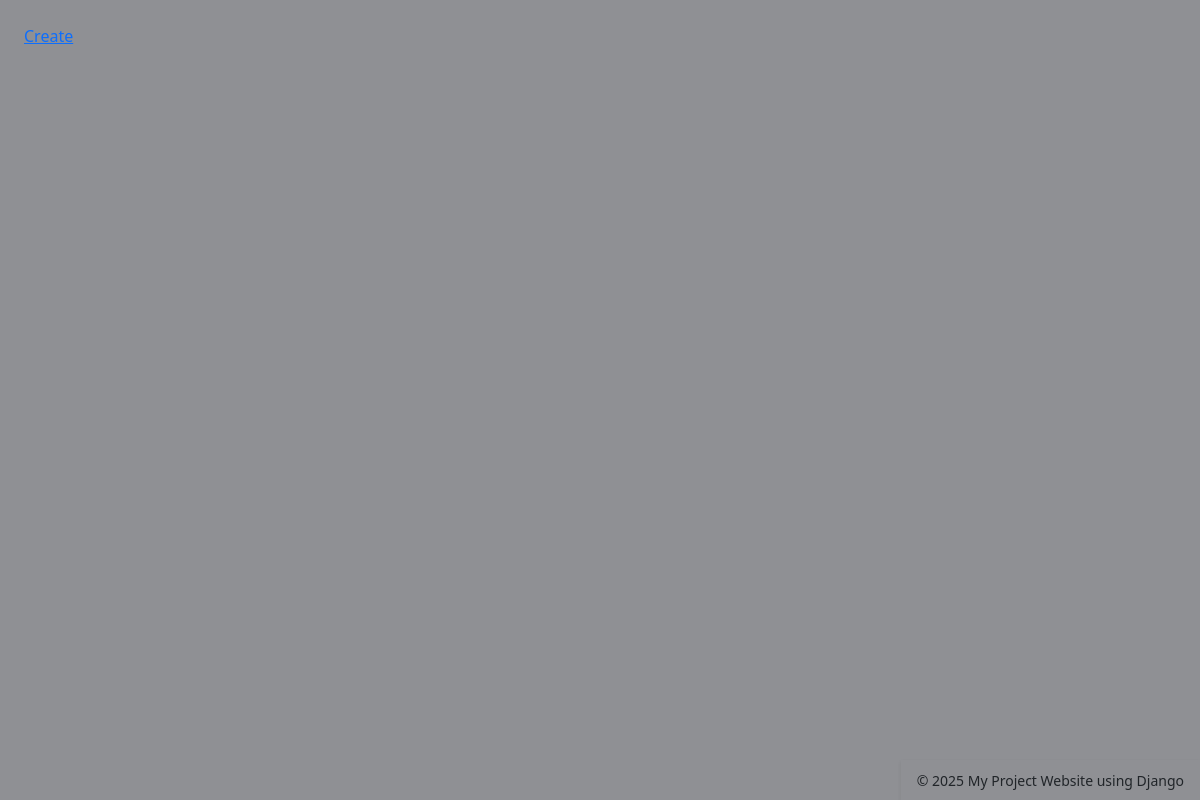
Before: /notes/ with the older database file.
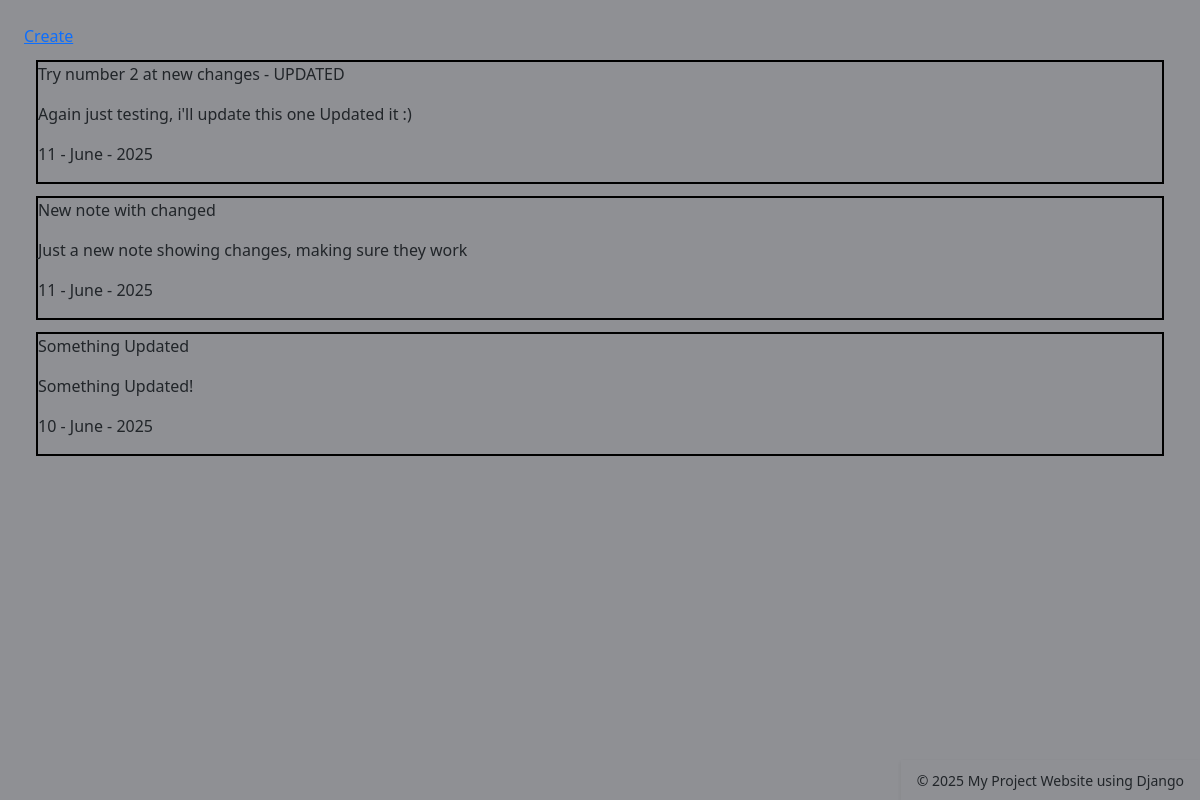
After: the same page with the newer database file.
### notes/models.py (models this page shows, shortened)
class Notes(models.Model):
    description = models.CharField(max_length=50)
    content = models.TextField(default="")
    date_created = models.DateTimeField(default=timezone.datetime.now)

### notes/views.py (the view)
# urls.py: path("", views.NoteView.as_view(), name="notes"),
class NoteView(ListView):
    model = Notes
    template_name = "notes/notes_home.html"
    context_object_name = "notes"
    ordering = ["-date_created"]
    paginate_by = 10

### notes/templates/notes/notes_home.html
{% extends "polls/base.html" %}
{% block content %}
    <a href="{% url 'notes:create' %}">Create</a>
    {% for content in notes %}
    <article>
        <div style="border: 2px solid black; margin: 12px;">
            <p> {{ content.description }} </p>
            <p> {{ content.content }} </p>
            <p> {{ content.date_created|date:"d - F - Y" }} </p>
        </div>
    </article>
    {% endfor %}
{% endblock %}

### polls/templates/polls/base.html (shortened to what this page needs)
{% load static %}
<!DOCTYPE html>
<html lang="en">
  <head>
    <link
      href="https://cdn.jsdelivr.net/npm/bootstrap@5.3.3/dist/css/bootstrap.min.css"
      rel="stylesheet"
    />
    <link rel="stylesheet" href="{% static 'polls/styles.css' %}" />
  </head>
  <body>
    {% block content %}{% endblock %}
  </body>
  <footer
    class="text-end py-2 px-3 shadow-sm"
    style="position: fixed; bottom: 0; right: 0"
  >
    <small>&copy; 2025 My Project Website using Django</small>
  </footer>
</html>

### polls/static/polls/styles.css (style rules this page uses)
body { background: white url("images/background.png"); padding: 2%; }

Changed rows visible on the page:
added Notes: description "Try number 2 at new changes - UPDATED", content "Again just testing, i'll update this one Updated it :)", date_created "11 - June - 2025"
added Notes: description "New note with changed", content "Just a new note showing changes, making sure they work", date_created "11 - June - 2025"
added Notes: description "Something Updated", content "Something Updated!", date_created "10 - June - 2025"
